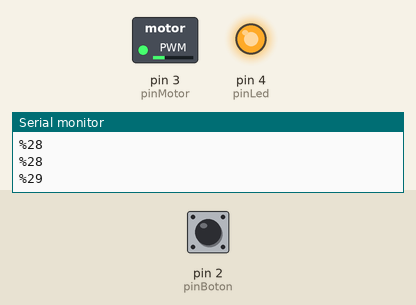
Bench run of a sketch on a simulated Arduino Uno, built with avr-gcc and run on an emulated ATmega328P. On the bench: switched loads named in the sketch (green lamp = pin HIGH), output pins drawn as LEDs (lit = HIGH), the last lines printed to the serial monitor. Inputs (shaded band) come from the test bench; at power-on: pin 2 (pinBoton) HIGH.

Above: at 2.26 s.
At 17.81 s:
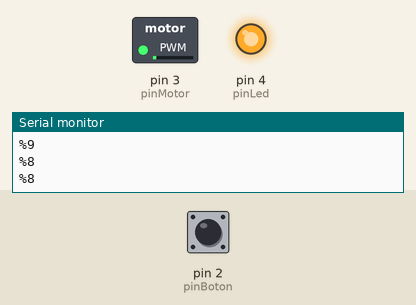
18.1 s: pin 2 (pinBoton) pulled LOW for 3 s
At 19.5 s:
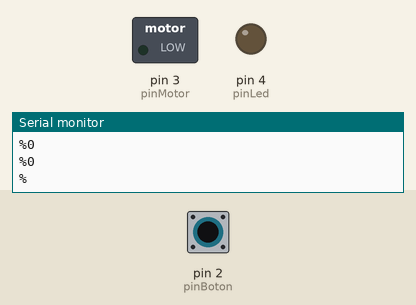
Timing chart, 0 to 33.3 s (numbered marks = the images above; inputs shaded):
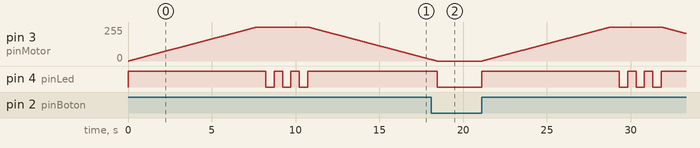

Measured:
- by itself, pin 3 (pinMotor): rises from 0/255 to 255/255 in 7.7 s, then falls to 11/255 in 10.4 s
- by itself, pin 4 (pinLed): repeats every 1.0 s: LOW 0.50 s, HIGH 0.50 s, until it stays HIGH from 10.7 s

The sketch:

Motor_Arranca_paro.ino
```cpp
// Conseguir el pin en que estan conectado los dispositivos.
const int pinBoton = 2 ;
const int pinMotor = 3;
const int pinLed = 4;

int velocidad;
boolean encendido = false;
void setup() {
  // Inicializar los botones y el motor
  pinMode(pinBoton, INPUT);
  pinMode(pinMotor, OUTPUT);
  pinMode(pinLed, OUTPUT);

  Serial.begin(9600);

  // Empezar a pedir instrucciones
  Serial.println("\n\nPresione el boton");

}

void loop() {


  while(digitalRead(pinBoton)==LOW);
  // Encender el motor al presionar el boton
  if(encendido == false){
    Serial.println("Arrancando Motor:");
    digitalWrite(pinLed, HIGH);

    for(velocidad = 0; velocidad <= 255; velocidad++){
      analogWrite(pinMotor, velocidad);
      delay(30);
      Serial.println(porcentaje(velocidad));
      Serial.print("%");
    }

    Serial.println("Motor arrancando al 100%");

    for(int i=1; i <=3; i++){
      estadoLed();
    }

    digitalWrite(pinLed, HIGH);
    encendido = true;

  }else{
    // Si es que se pasa el primer ciclo de encendido, entonces para el motor prodeduralmente.
    Serial.println("Parando motor:");
    for(velocidad = 255; velocidad >= 0; velocidad--){
      analogWrite(pinMotor, velocidad);
      delay(30);
      Serial.println(porcentaje(velocidad));
      Serial.print("%");
    }
    digitalWrite(pinLed, LOW);
    encendido = false;
  }

}
//Metodo que calcula el porcentaje de la velocidad
int porcentaje (int velocidad){
  int operacion = velocidad * 100;
  int resultado = operacion / 255;

  return resultado;
}

// Metodo que cambia el color del led, indicando el estado del motor.
void estadoLed(){
  digitalWrite(pinLed, HIGH);
  delay(500);
  digitalWrite(pinLed, LOW);
  delay(500);
}
```
